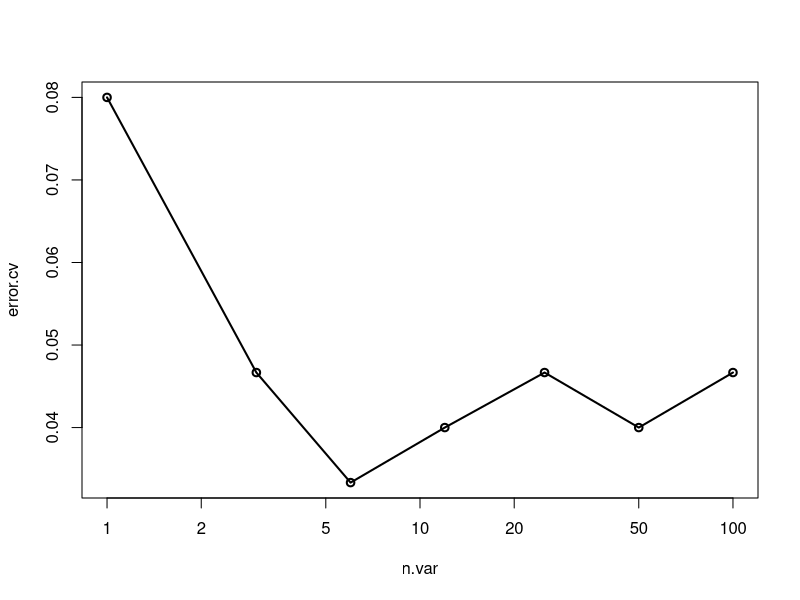

Source code (R):
library(randomForest)


### Name: rfcv
### Title: Random Forest Cross-Valdidation for feature selection
### Aliases: rfcv
### Keywords: classif regression

### ** Examples

set.seed(647)
myiris <- cbind(iris[1:4], matrix(runif(96 * nrow(iris)), nrow(iris), 96))
result <- rfcv(myiris, iris$Species, cv.fold=3)
with(result, plot(n.var, error.cv, log="x", type="o", lwd=2))

## The following can take a while to run, so if you really want to try
## it, copy and paste the code into R.

## Not run: 
##D result <- replicate(5, rfcv(myiris, iris$Species), simplify=FALSE)
##D error.cv <- sapply(result, "[[", "error.cv")
##D matplot(result[[1]]$n.var, cbind(rowMeans(error.cv), error.cv), type="l",
##D         lwd=c(2, rep(1, ncol(error.cv))), col=1, lty=1, log="x",
##D         xlab="Number of variables", ylab="CV Error")
## End(Not run)
